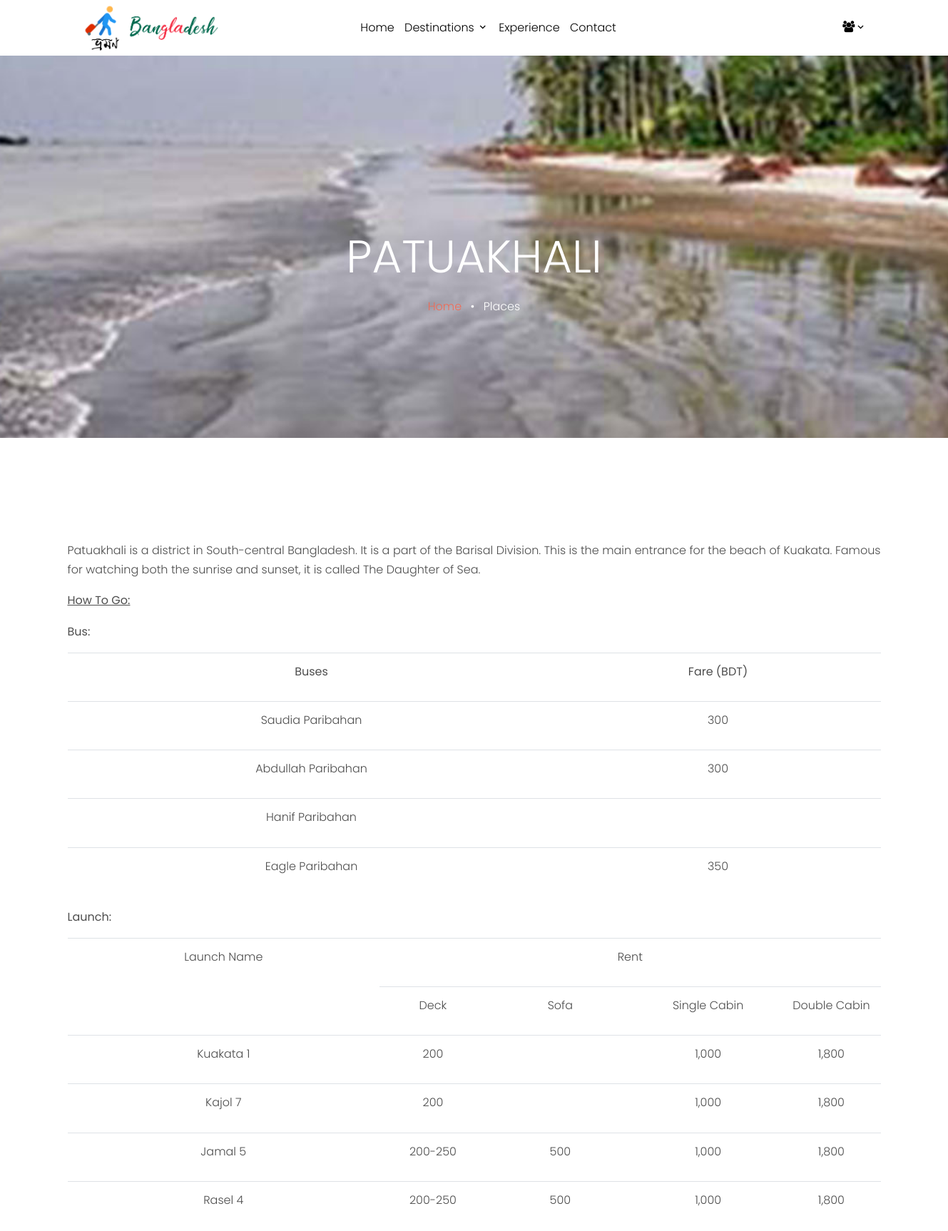
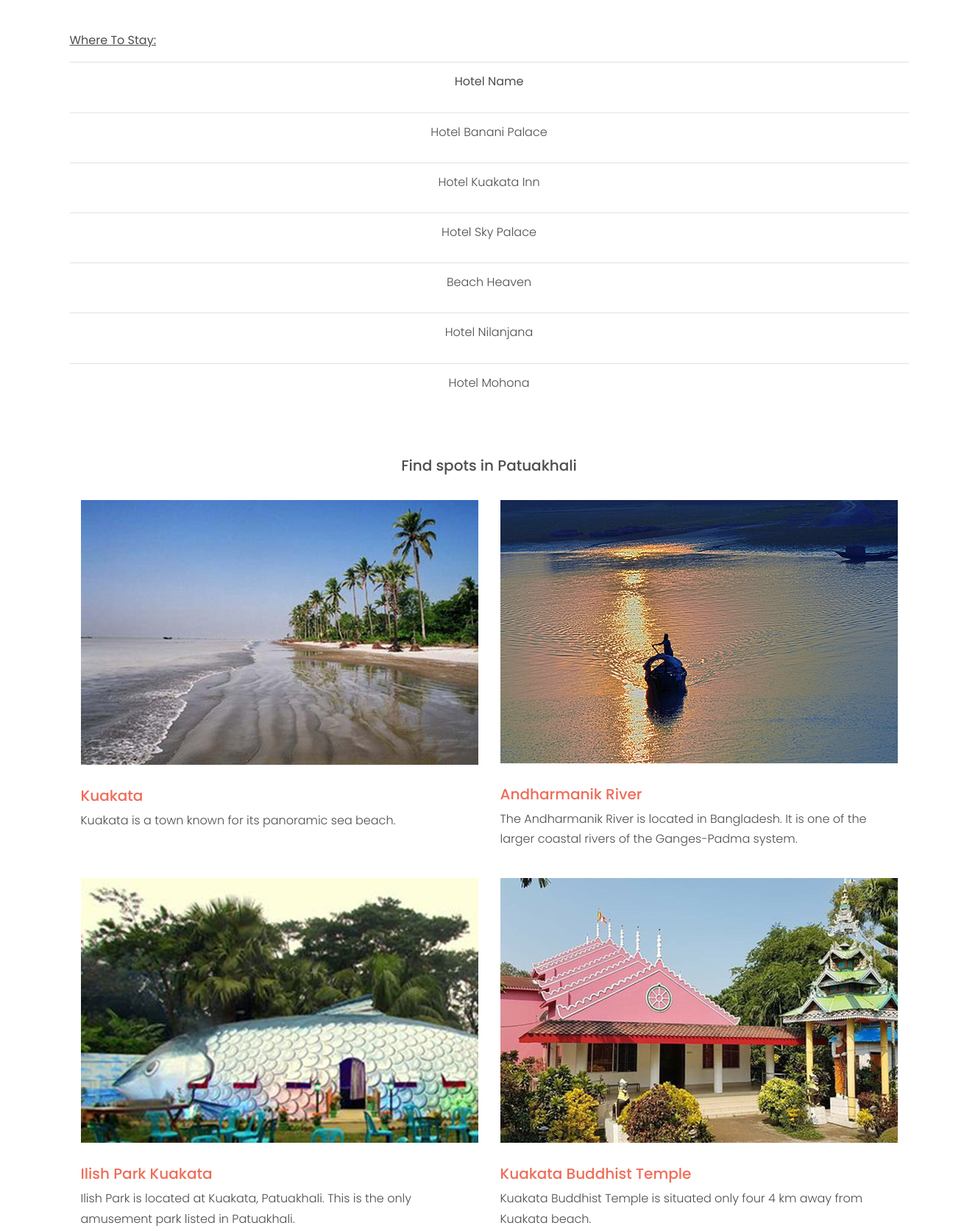
/placeList?distID=18&distName=Patuakhali (upper part), run on the app's committed database (2 pictures, top to bottom).
### tables this page shows
CREATE TABLE `district` (
  `ID` int(11) NOT NULL,
  `DestinationID` int(11) NOT NULL,
  `Name` varchar(50) NOT NULL,
  `Image` varchar(100) NOT NULL,
  `Title` varchar(700) NOT NULL,
  `Description` text NOT NULL
);

CREATE TABLE `place` (
  `ID` int(11) NOT NULL,
  `DistrictID` int(11) NOT NULL,
  `Name` varchar(100) NOT NULL,
  `Tag` varchar(100) NOT NULL,
  `Image` varchar(100) NOT NULL,
  `Location` text NOT NULL,
  `Description` text NOT NULL
);

### placeList.php (the view, shortened to what this page needs)
<?php
    include "zzz-dbConnect.php";
    if( isset($_GET['distName']) && isset($_GET['distID']) ){
        $distName = $_GET['distName'];
        $distID = $_GET['distID'];
    }
    $sql = "SELECT * FROM district WHERE ID = ". $distID;
    $result = mysqli_query($link, $sql);
    $row = mysqli_fetch_array($result);
    $count = mysqli_num_rows($result);
    $coverImgPath = '';
    if($count > 0)$coverImgPath = $row['Image'];
    else $coverImgPath = 'images/hero_bg_2.jpg';
?>
<!DOCTYPE html>
<html lang="en">
  <head>
    <link rel="stylesheet" href="fonts/icomoon/style.css">
    <link rel="stylesheet" href="css/bootstrap.min.css">
    <link rel="stylesheet" href="css/magnific-popup.css">
    <link rel="stylesheet" href="css/jquery-ui.css">
    <link rel="stylesheet" href="css/owl.carousel.min.css">
    <link rel="stylesheet" href="css/owl.theme.default.min.css">
    <link rel="stylesheet" href="css/bootstrap-datepicker.css">
    <link rel="stylesheet" href="fonts/flaticon/font/flaticon.css">
    <link rel="stylesheet" href="https://cdn.jsdelivr.net/npm/mediaelement@4.2.7/build/mediaelementplayer.min.css">
    <link rel="stylesheet" href="css/aos.css">
    <link rel="stylesheet" href="css/style.css">
  </head>
  <body>
    <div class="site-wrap">
      <?php include'zzz-header.php';?>
      <div class="site-blocks-cover inner-page-cover" style="background-image: url(<?php echo $coverImgPath?>);" data-aos="fade" data-stellar-background-ratio="0.5">
        <div class="container">
          <div class="row align-items-center justify-content-center text-center">
            <div class="col-md-8" data-aos="fade-up" data-aos-delay="400">
              <h1 class="text-white font-weight-light"><?php echo $distName;?></h1>
              <div>
                <a href="index">Home</a> <span class="mx-2 text-white">&bullet;</span> <span class="text-white">Places</span>
              </div>
            </div>
          </div>
        </div>
      </div>
      <div class="site-section">
        <div class="container">
          <div class="row mb-3 align-items-stretch">
            <?php
              $sql = "SELECT * FROM district WHERE ID = ". $distID;
              $result = mysqli_query($link, $sql);
              $count = mysqli_num_rows($result);
              $row = mysqli_fetch_array($result);
              if($count > 0){
            ?>
                <div class="h-entry">
                  <?php echo $row['Description']?>
                </div>
            <?php
              }?>
            <?php
              $sql = "SELECT * FROM place WHERE DistrictID = ". $distID;
              $result = mysqli_query($link, $sql);
              $count = mysqli_num_rows($result);
              if($count > 0){
            ?>
                <div class="col-12 text-center">
                  <div class='h-entry'>
                    <h2 class="font-size-regular">Find spots in <?php echo $distName;?></h2><br>
                  </div>
                </div>
            <?php
                while($row = mysqli_fetch_array($result)) { ?>
                  <div class="col-md-6 col-lg-6 mb-4 mb-lg-4">
                    <div class="h-entry">
                      <a href="place?placeID=<?php echo $row['ID']?>&placeName=<?php echo $row['Name']?>"><img src="<?php echo $row['Image']?>" alt="Image" class="img-fluid"></a>
                      <h2 class="font-size-regular"><a href="place?placeID=<?php echo $row['ID']?>&placeName=<?php echo $row['Name']?>"><?php echo $row['Name']?></a></h2>
                      <p><?php echo $row['Location']?></p>
                    </div>
                  </div>
              <?php
                }
              }
              ?>
          </div>
        </div>
      </div>
    </div>
  </body>
</html>

### css/style.css (style rules this page uses)
body { line-height: 1.7; color: #4d4d4d; font-weight: 300; font-size: 1rem; }
a { -webkit-transition: .3s all ease; -o-transition: .3s all ease; transition: .3s all ease; }
h1, h2, h3, h4, h5, .h1, .h2, .h3, .h4, .h5 { font-family: "Poppins", -apple-system, BlinkMacSystemFont, "Segoe UI", Roboto, "Helvetica Neue", Arial, sans-serif, "Apple Color Emoji", "Segoe UI Emoji", "Segoe UI Symbol", "Noto Color Emoji"; }
.site-wrap:before { -webkit-transition: .3s all ease-in-out; -o-transition: .3s all ease-in-out; transition: .3s all ease-in-out; background: rgba(0, 0, 0, 0.6); content: ""; position: absolute; z-index: 2000; top: 0; left: 0; right: 0; bottom: 0; opacity: 0; visibility: hidden; }
.site-section { padding: 2.5em 0; }
@media (min-width: 768px) { .site-section { padding: 5em 0; } }
.site-blocks-cover { background-size: cover; background-repeat: no-repeat; background-position: top; background-position: center center; }
.site-blocks-cover, .site-blocks-cover .row { min-height: 600px; height: calc(100vh - 73px); }
.site-blocks-cover.inner-page-cover, .site-blocks-cover.inner-page-cover .row { min-height: 600px; height: calc(30vh); }
.site-blocks-cover h1 { text-transform: uppercase; font-size: 4rem; font-weight: 900; color: #fff; line-height: 1.5; }
.h-entry img { margin-bottom: 30px; }
.h-entry h2 { font-size: 20px; }

### data on the page
district: Image (picture), Description "Patuakhali is a district in South-central Bangladesh. It is a part of the Barisal Division. This is the main entrance for the beach of Kuakata. Famous for watching both the sunrise and sunset, it is called The Daughter of Sea. How To Go: Bus: Buses Fare (BDT) Saudia Paribahan 300 Abdullah Paribahan 300 Hanif Paribahan Eagle Paribahan 350 Launch: Launch Name Rent Deck Sofa Single Cabin Double Cabin Kuakata 1 200 1,000 1,800 Kajol 7 200 1,000 1,800 Jamal 5 200-250 500 1,000 1,800 Rasel 4 200-250 500 1,000 1,800 Where To Stay: Hotel Name Hotel Banani Palace Hotel Kuakata Inn Hotel Sky Palace Beach Heaven Hotel Nilanjana Hotel Mohona"
place: Image (picture), Name "Kuakata", Location "Kuakata is a town known for its panoramic sea beach."
place: Image (picture), Name "Andharmanik River", Location "The Andharmanik River is located in Bangladesh. It is one of the larger coastal rivers of the Ganges-Padma system."
place: Image (picture), Name "Ilish Park Kuakata", Location "Ilish Park is located at Kuakata, Patuakhali. This is the only amusement park listed in Patuakhali."
place: Image (picture), Name "Kuakata Buddhist Temple", Location "Kuakata Buddhist Temple is situated only four 4 km away from Kuakata beach."

### other printed values
$distName "PATUAKHALI"
$distName "Patuakhali"
